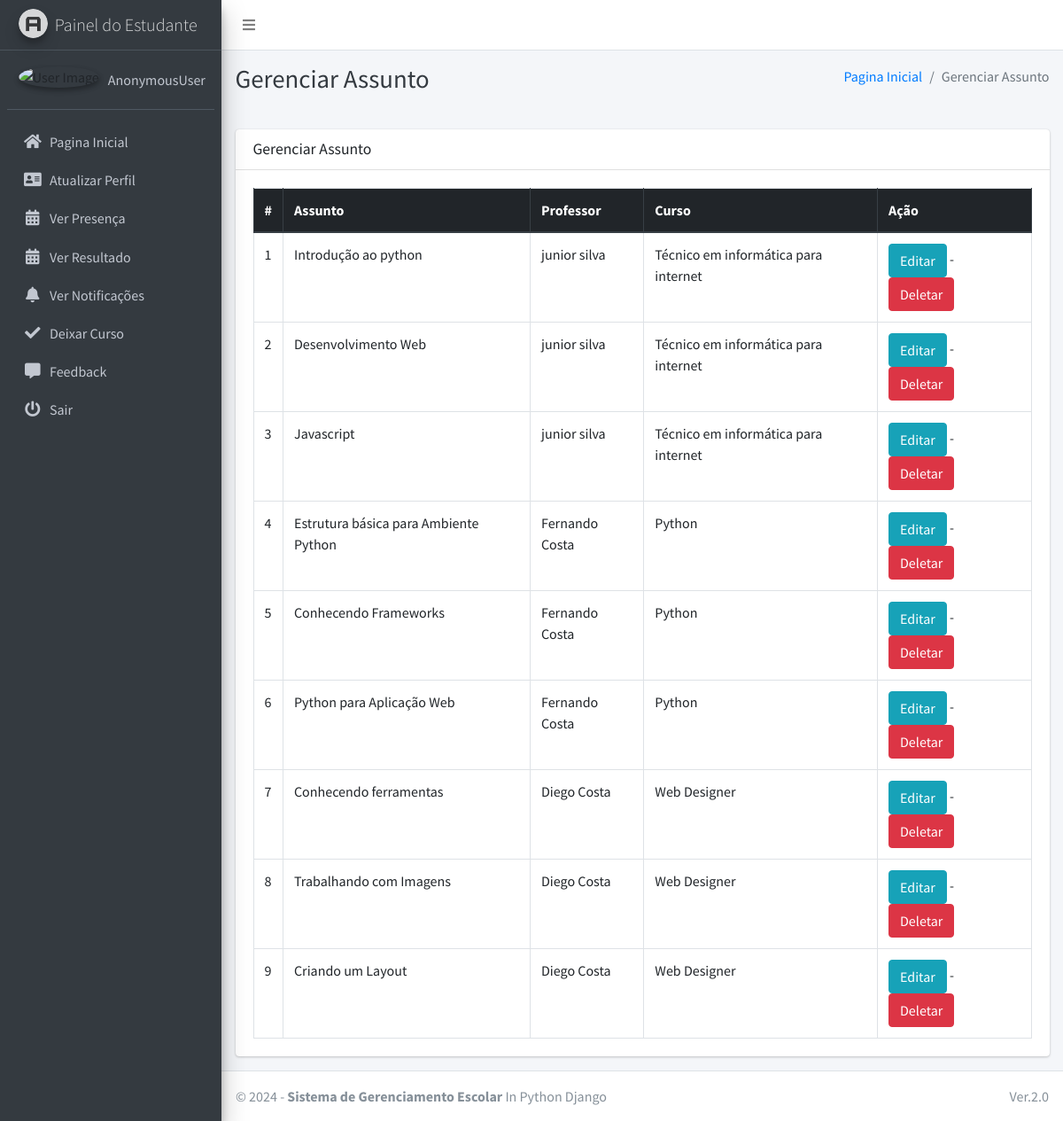
The page /subject/manage/ on the database its author committed.
### main_app/models.py (models this page shows, shortened)
class Subject(models.Model):
    name = models.CharField(max_length=120)
    staff = models.ForeignKey(Staff,on_delete=models.CASCADE,)
    course = models.ForeignKey(Course, on_delete=models.CASCADE)
    updated_at = models.DateTimeField(auto_now=True)
    created_at = models.DateTimeField(auto_now_add=True)

class Staff(models.Model):
    course = models.ForeignKey(Course, on_delete=models.DO_NOTHING, null=True, blank=False)
    admin = models.OneToOneField(CustomUser, on_delete=models.CASCADE)

class CustomUser(AbstractUser):
    USER_TYPE = ((1, "HOD"), (2, "Staff"), (3, "Student"))
    GENDER = [("M", "Male"), ("F", "Female")]
    username = None  # Removed username, using email instead
    email = models.EmailField(unique=True)
    user_type = models.CharField(default=1, choices=USER_TYPE, max_length=1)
    gender = models.CharField(max_length=1, choices=GENDER)
    profile_pic = models.ImageField()
    address = models.TextField()
    fcm_token = models.TextField(default="")  # For firebase notifications
    created_at = models.DateTimeField(auto_now_add=True)
    updated_at = models.DateTimeField(auto_now=True)
    USERNAME_FIELD = "email"
    REQUIRED_FIELDS = []
    objects = CustomUserManager()
    def __str__(self):
        return self.first_name +" "+self.last_name

class Course(models.Model):
    name = models.CharField(max_length=120)
    created_at = models.DateTimeField(auto_now_add=True)
    updated_at = models.DateTimeField(auto_now=True)

### main_app/hod_views.py (the view)
# urls.py: path("subject/manage/", hod_views.manage_subject, name='manage_subject'),
def manage_subject(request):
    subjects = Subject.objects.all()
    context = {
        'subjects': subjects,
        'page_title': 'Gerenciar Assunto    '
    }
    return render(request, "hod_template/manage_subject.html", context)

### main_app/templates/hod_template/manage_subject.html
{% extends 'main_app/base.html' %}
{% load static %}
{% block page_title %}{{page_title}}{% endblock page_title %}
{% block content %}
<section class="content">
    <div class="container-fluid">
        <div class="row">
            <div class="col-md-12">
                <div class="card">
                    <div class="card-header">
                        <h3 class="card-title">{{page_title}}</h3>
                    </div>
                    <div class="card-body">
                        <table id="example2" class="table table-bordered table-hover">
                            <thead class="thead-dark">
                                <tr>
                                    <th>#</th>
                                    <th>Assunto</th>
                                    <th>Professor</th>
                                    <th>Curso</th>
                                    <th>Ação</th>
                                </tr>
                            </thead>
                            <tbody>
                                {% for subject in subjects %}
                                <tr>
                                    <td>{{ forloop.counter }}</td>
                                    <td>{{subject.name}}</td>
                                    <td>{{subject.staff.admin}}</td>
                                    <td>{{subject.course.name}}</td>
                                    <td>
                                        <a href="{% url 'edit_subject' subject.id %}" class="btn btn-info">Editar</a> -
                                        <a href="{% url 'delete_subject' subject.id %}" onclick="return confirm('Tem certeza de que deseja excluir isso?')" class="btn btn-danger">Deletar</a>
                                    </td>
                                </tr>
                                {% endfor %}
                            </tbody>
                        </table>
                    </div>
                </div>
            </div>
        </div>
    </div>
</section>
{% endblock content %}

### rows shown on the page
Subject: name "Introdução ao python", staff.admin "junior silva", course.name "Técnico em informática para internet"
Subject: name "Desenvolvimento Web", staff.admin "junior silva", course.name "Técnico em informática para internet"
Subject: name "Javascript", staff.admin "junior silva", course.name "Técnico em informática para internet"
Subject: name "Estrutura básica para Ambiente Python", staff.admin "Fernando Costa", course.name "Python"
Subject: name "Conhecendo Frameworks", staff.admin "Fernando Costa", course.name "Python"
Subject: name "Python para Aplicação Web", staff.admin "Fernando Costa", course.name "Python"
Subject: name "Conhecendo ferramentas", staff.admin "Diego Costa", course.name "Web Designer"
Subject: name "Trabalhando com Imagens", staff.admin "Diego Costa", course.name "Web Designer"
Subject: name "Criando um Layout", staff.admin "Diego Costa", course.name "Web Designer"

### other values the page prints
{{ user }} "AnonymousUser"
{{ page_title }} "Gerenciar Assunto"
